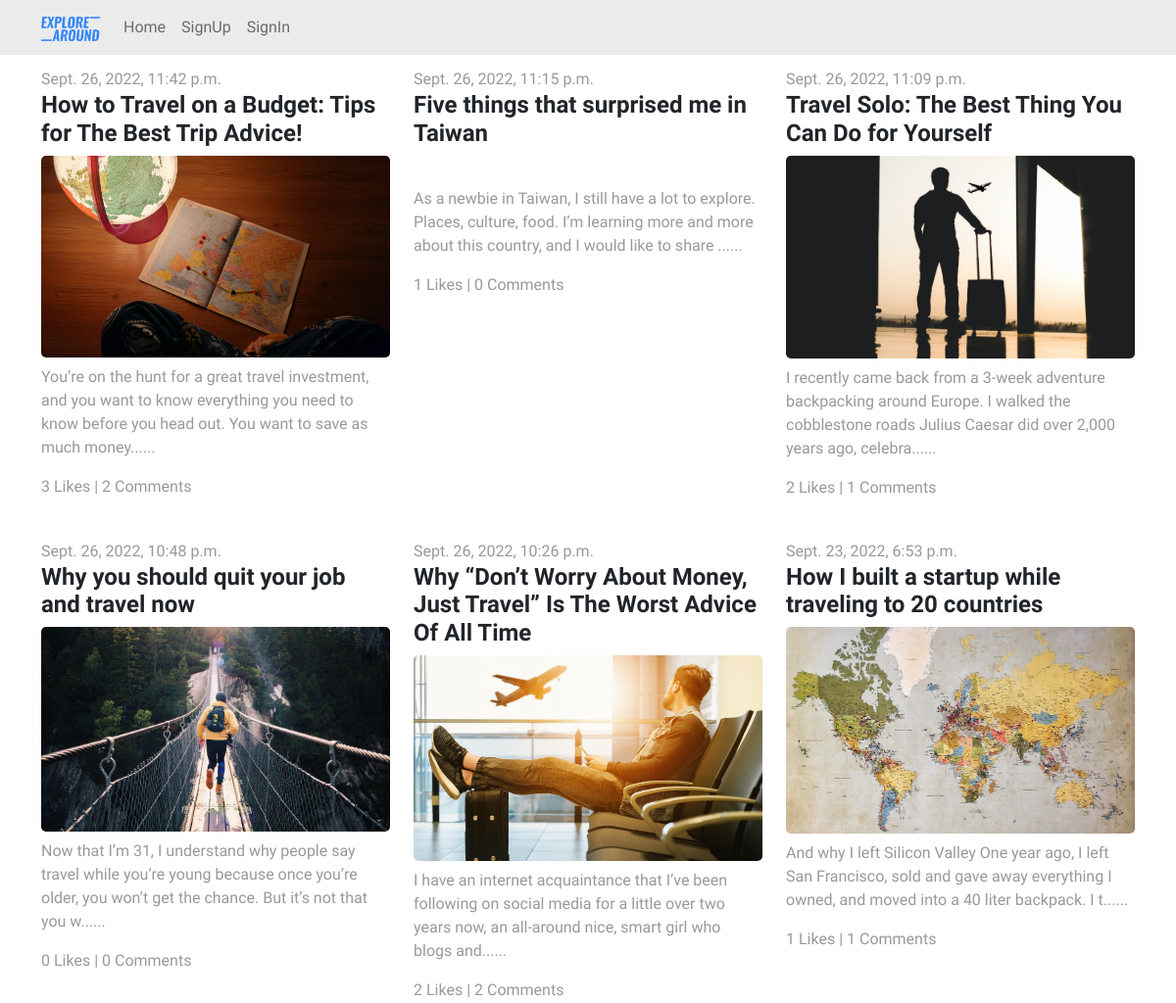
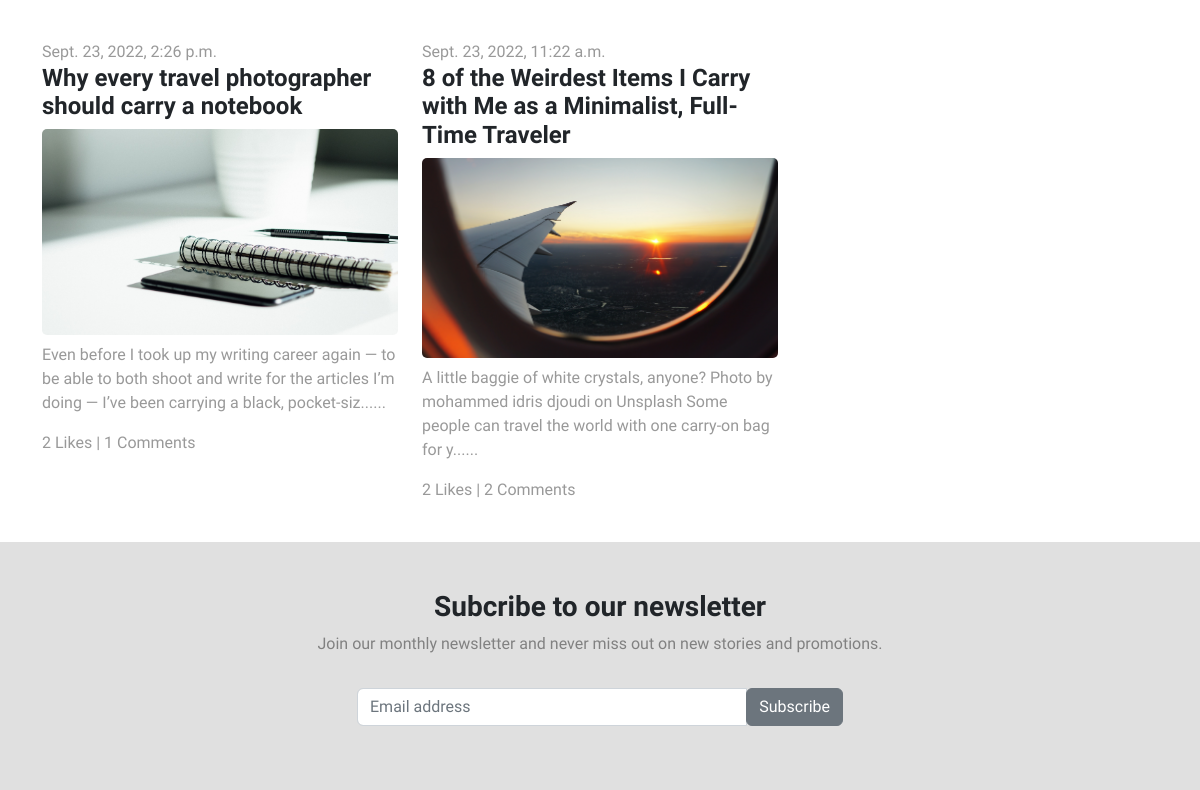
Screenshot of /blog/ with the database file from the repository (2 pictures, top to bottom).
### Blog_Management/models.py (models this page shows, shortened)
class Blog(models.Model):
    author = models.ForeignKey(User, on_delete=models.CASCADE, related_name='post_author')
    blog_title = models.CharField(max_length=264, verbose_name='Title')
    slug = models.SlugField(max_length=264, unique=True)
    blog_content = models.TextField(verbose_name='Please write what is on your mind?')
    blog_image = models.ImageField(upload_to='blog_pics', verbose_name='Image')
    publish_date = models.DateTimeField(auto_now_add=True)
    update_date = models.DateTimeField(auto_now=True)
    class Meta:
        ordering = ('-publish_date', )

### Blog_Management/views.py (the view)
# urls.py: path('', views.AllBlog.as_view(), name='all_blog'),
class AllBlog(ListView):
    context_object_name = 'blogs'
    model = Blog
    template_name = 'Blog_Management/all_blog.html'

### Blog_Management/templatetags/custom_filters.py (called while the page is built)
def range_filter(value):
    return value[0:150] + "......"

### templates/Blog_Management/all_blog.html (shortened to what this page needs)
{% extends 'base.html' %}
{% load custom_filters %}
{% block main_content %}
<div class="container">
  <div class="row">
    {% for blog in blogs %}
    <div class="col-md-4" data-aos="fade-up">
      <div class="card mb-4 border-0">
        <div>
          <span class="time-font" style="color: #999;">{{ blog.publish_date }}</span>
          <a href="{% url 'Blog_Management_App:full_blog' slug=blog.slug %}" class="text-decoration-none">
            <h4 class="card-title title-font text-dark">{{ blog.blog_title }}</h4>
          </a>
        </div>
        <div class="row">
          <a href="{% url 'Blog_Management_App:full_blog' slug=blog.slug %}">
            <img src="/media/{{ blog.blog_image }}" alt="" class="card-img">
          </a>
        </div>
        <div class="pt-2">
          <p class="card-text time-font" style="color: #999;">{{ blog.blog_content|range_filter }}</p>
          <p class="time-font mt-1" style="color: #999;">{{ blog.liked_blog.count }} Likes | {{ blog.blog_comment.count }} Comments</p>
        </div>
      </div>
    </div>
    {% endfor %}
  </div>
</div>
<div style="background-color: #e0e0e0;" data-aos="fade-up">
  <div class="text-center py-5">
    <h3 class="title-font">Subcribe to our newsletter</h3>
    <p class="time-font" style="color: #818181;">Join our monthly newsletter and never miss out on new stories and promotions.</p>
    <div class="row">
      <div class="col-xs-12 col-sm-9 col-md-7 col-lg-5 ms-auto me-auto">
        <div class="input-group mb-3 mt-3 time-font">
          <input type="text" class="form-control" placeholder="Email address">
          <span class="input-group-btn">
            <button type="submit" class="btn btn-secondary">Subscribe</button>
          </span>
        </div>
      </div>
    </div>
  </div>
</div>
{% endblock main_content %}

### templates/base.html (shortened to what this page needs)
<!DOCTYPE html>
{% load static %}
<html lang="en">
<head>
    <link href="https://cdn.jsdelivr.net/npm/bootstrap@5.2.0-beta1/dist/css/bootstrap.min.css" rel="stylesheet">
    <link href="https://maxcdn.bootstrapcdn.com/font-awesome/4.7.0/css/font-awesome.min.css" rel="stylesheet">
    <link rel="stylesheet" href="{% static 'css/style.css' %}">
    <link rel="stylesheet" href="https://unpkg.com/aos@next/dist/aos.css" />
</head>
<body style="overflow-x: hidden;">
    <header>
      <nav class="navbar navbar-expand-lg nav-font fixed-top" style="background-color: #ebebeb;">
        <div class="container">
          <a class="navbar-brand" href="{% url 'index' %}"><img src="/media/logo.png" width='60px' alt="Logo"></a>
          <div class="collapse navbar-collapse" id="navbarSupportedContent">
            <ul class="navbar-nav me-auto mb-lg-0">
              <li class="nav-item">
                <a class="nav-link" href="{% url 'index' %}">Home</a>
              </li>
              {% if user.is_authenticated %}
                <li class="nav-item">
                  <a class="nav-link" href="{% url 'Blog_Management_App:write_blog' %}">Write</a>
                </li>
                <li class="nav-item">
                  <a class="nav-link" href="{% url 'Blog_Management_App:my_blogs' %}">My Blogs</a>
                </li>
                <li class="nav-item dropdown">
                  <a class="nav-link dropdown-toggle" href="#" role="button" data-bs-toggle="dropdown" aria-expanded="false">
                    @{{ user.username }}
                  </a>
                  <ul class="dropdown-menu">
                    <li><a class="dropdown-item" href="{% url 'Account_Management_App:user_profile' %}">Profile</a></li>
                    <li><a class="dropdown-item" href="{% url 'Account_Management_App:signout' %}">Logout</a></li>
                  </ul>
                </li>
              {% else %}
                <li class="nav-item">
                  <a class="nav-link" href="{% url 'Account_Management_App:signup' %}">SignUp</a>
                </li>
                <li class="nav-item">
                  <a class="nav-link" href="{% url 'Account_Management_App:signin' %}">SignIn</a>
                </li>
              {% endif %}
            </ul>
          </div>
        </div>
      </nav>
    </header>
    <section>
        {% block main_content %}
        {% endblock main_content %}
    </section>
</body>
</html>

### static/css/style.css (style rules this page uses)
.nav-font { font-family: 'Oswald', sans-serif; font-weight: 300; }
.title-font { font-family: 'Oswald', sans-serif; font-weight: bold; }
.time-font { font-family: 'Source Sans Pro', sans-serif; }

### templates/base.html (style rules this page uses)
body { padding-top: 68px; }

### rows the page displays
Blog: publish_date "Sept. 26, 2022, 11:42 p.m.", blog_title "How to Travel on a Budget: Tips for The Best Trip Advice!", blog_image (picture), blog_content|range_filter "You’re on the hunt for a great travel investment, and you want to know everything you need to know before you head out. You want to save as much money......", liked_blog.count "3", blog_comment.count "2"
Blog: publish_date "Sept. 26, 2022, 11:15 p.m.", blog_title "Five things that surprised me in Taiwan", blog_content|range_filter "As a newbie in Taiwan, I still have a lot to explore. Places, culture, food. I’m learning more and more about this country, and I would like to share ......", liked_blog.count "1", blog_comment.count "0"
Blog: publish_date "Sept. 26, 2022, 11:09 p.m.", blog_title "Travel Solo: The Best Thing You Can Do for Yourself", blog_image (picture), blog_content|range_filter "I recently came back from a 3-week adventure backpacking around Europe. I walked the cobblestone roads Julius Caesar did over 2,000 years ago, celebra......", liked_blog.count "2", blog_comment.count "1"
Blog: publish_date "Sept. 26, 2022, 10:48 p.m.", blog_title "Why you should quit your job and travel now", blog_image (picture), blog_content|range_filter "Now that I’m 31, I understand why people say travel while you’re young because once you’re older, you won’t get the chance. But it’s not that you w......", liked_blog.count "0", blog_comment.count "0"
Blog: publish_date "Sept. 26, 2022, 10:26 p.m.", blog_title "Why “Don’t Worry About Money, Just Travel” Is The Worst Advice Of All Time", blog_image (picture), blog_content|range_filter "I have an internet acquaintance that I’ve been following on social media for a little over two years now, an all-around nice, smart girl who blogs and......", liked_blog.count "2", blog_comment.count "2"
Blog: publish_date "Sept. 23, 2022, 6:53 p.m.", blog_title "How I built a startup while traveling to 20 countries", blog_image (picture), blog_content|range_filter "And why I left Silicon Valley One year ago, I left San Francisco, sold and gave away everything I owned, and moved into a 40 liter backpack. I t......", liked_blog.count "1", blog_comment.count "1"
Blog: publish_date "Sept. 23, 2022, 2:26 p.m.", blog_title "Why every travel photographer should carry a notebook", blog_image (picture), blog_content|range_filter "Even before I took up my writing career again — to be able to both shoot and write for the articles I’m doing — I’ve been carrying a black, pocket-siz......", liked_blog.count "2", blog_comment.count "1"
Blog: publish_date "Sept. 23, 2022, 11:22 a.m.", blog_title "8 of the Weirdest Items I Carry with Me as a Minimalist, Full-Time Traveler", blog_image (picture), blog_content|range_filter "A little baggie of white crystals, anyone? Photo by mohammed idris djoudi on Unsplash Some people can travel the world with one carry-on bag for y......", liked_blog.count "2", blog_comment.count "2"
